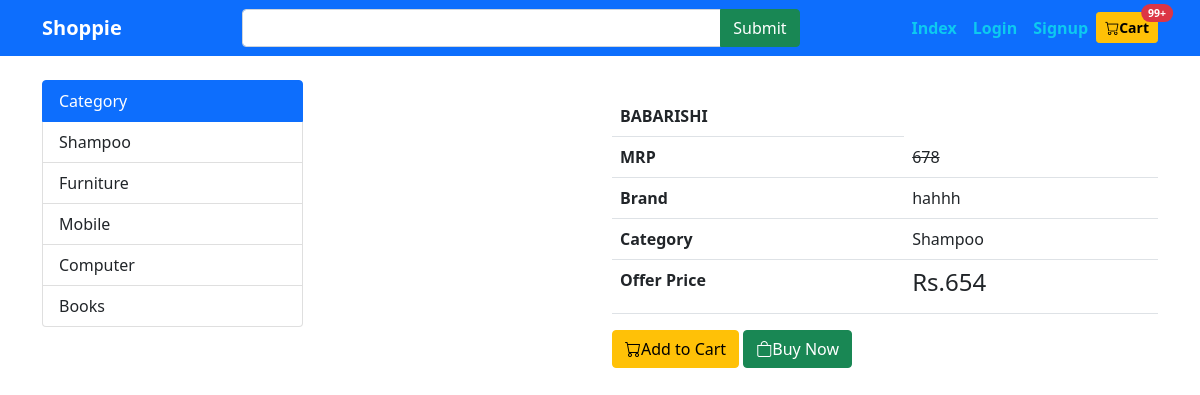
The page /view.php?id=5 on the database its author committed.
### tables this page shows
CREATE TABLE `category` (
  `cat_id` int(11) NOT NULL,
  `cat_title` varchar(200) NOT NULL
);

CREATE TABLE `products` (
  `id` int(11) NOT NULL,
  `title` varchar(200) NOT NULL,
  `category` varchar(200) NOT NULL,
  `image` varchar(200) DEFAULT NULL,
  `brand` varchar(200) NOT NULL,
  `price` float NOT NULL,
  `discount_price` float NOT NULL,
  `description` text NOT NULL
);

### include/dbconfig.php (called while the page is built, shortened)
<?php
$connect= mysqli_connect(HOST,USER,PASS,DB) or die("db connection fail");
   function calling($table){
       global $connect;
       $array = [];
       $query = mysqli_query($connect,"select * from $table");
       while($row = mysqli_fetch_array($query)){
           $array[] = $row;
       }
       return $array;
   }
?>

### view.php (the view, shortened to what this page needs)
<?php include "include/dbconfig.php";
$ID = $_GET['id'];
$callingRecord = calling("products JOIN category ON products.category=category.cat_id where id='$ID'");
$row = $callingRecord[0];
?>
<!DOCTYPE html>
<html lang="en">
<head>
        <link href="https://cdn.jsdelivr.net/npm/bootstrap@5.1.3/dist/css/bootstrap.min.css" rel="stylesheet">
        <link rel="stylesheet" href="https://cdn.jsdelivr.net/npm/bootstrap-icons@1.8.1/font/bootstrap-icons.css">
</head>
<body>
        <?php include "include/header.php"; ?>
        <div class="container mt-4">
                <div class="row">
                        <div class="col-3">
                                <?php include "include/side.php"; ?>
                        </div>
                        <div class="col-9 mt-3">
                                <div class="row">
                                        <div class="col-4">
                                        </div>
                                        <div class="col-8">
                                                <table class="table">
                                                        <tr>
                                                                <th><?= $row['title']; ?></th>
                                                        </tr>
                                                        <tr>
                                                                <th>MRP</th>
                                                                <td><del><?= $row['price']; ?></del></td>
                                                        </tr>
                                                        <tr>
                                                                <th>Brand</th>
                                                                <td><?= $row['brand']; ?></td>
                                                        </tr>
                                                        <tr>
                                                                <th>Category</th>
                                                                <td><?= $row['cat_title']; ?></td>
                                                        </tr>
                                                        <tr>
                                                                <th>Offer Price</th>
                                                                <td>
                                                                        <h4>Rs.<?= $row['discount_price']; ?></h4>
                                                                </td>
                                                        </tr>
                                                </table>
                                                <a href="view.php?p_id=<?= $row['id']; ?>&id=<?= $_GET['id']; ?>" class="btn btn-warning"><i class="bi bi-cart"></i>Add to Cart</a>
                                                <a href="" class="btn btn-success"><i class="bi bi-bag"></i>Buy Now</a>
                                        </div>
                                </div>
                        </div>
                </div>
        </div>
</body>
</html>

### include/side.php
<div class="list-group">
        <div class="list-group-item list-group-item-action active">Category</div>
        <?php
        $callingCat = calling("category");
        foreach ($callingCat as $cat) {
                $id = $cat['cat_id'];
                $title = $cat['cat_title'];
                echo "<a href='index.php?cat=$id' class='list-group-item list-group-item-action'>$title</a>";
        }
        ?>
</div>

### rows shown on the page
category: cat_title "Shampoo"
category: cat_title "Furniture"
category: cat_title "Mobile"
category: cat_title "Computer"
category: cat_title "Books"
products: title "BABARISHI", price "678", brand "hahhh", category.cat_title "Shampoo", discount_price "654"
